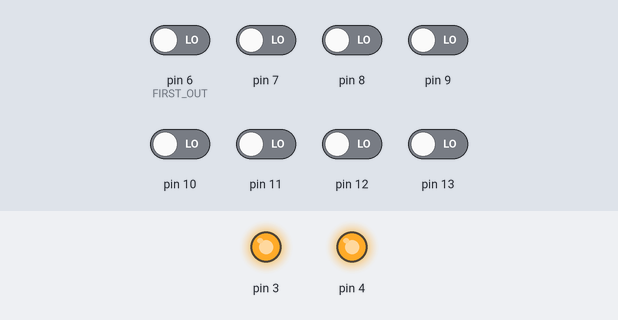
Bench run of a sketch on a simulated Arduino Uno, built with avr-gcc and run on an emulated ATmega328P. Shown: output pins drawn as LEDs (lit = HIGH). Inputs (shaded band) come from the test bench; at power-on: pin 6 (FIRST_OUT), pin 7–13 LOW. Pins used as bus, display or sensor lines are not drawn; what the sketch prints to the serial monitor is not drawn.

Above: at 0.1 s.
Timing chart, 0 to 1.6 s (numbered marks = the images above):
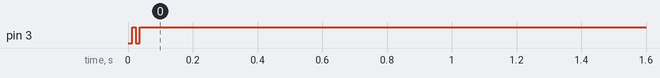

The sketch:

p05_decoder_test.ino
```cpp
// WSU-COS 209 The Circuit-to-Cloud Workshop
// Practical 5: Decoders, multiplexers and displays  |  Lab sketch: 74HC138 decoder test
// (c) 2026 Wellspring University, Faculty of Computing. For registered WSU-COS 209 students.
//
// 74HC138 3-to-8 decoder pinout (pin 16 = 5V, pin 8 = GND):
//   A0 = 1, A1 = 2, A2 = 3       enables: /E1 = 4, /E2 = 5, E3 = 6
//   Y0 = 15, Y1 = 14, Y2 = 13, Y3 = 12, Y4 = 11, Y5 = 10, Y6 = 9, Y7 = 7
// The outputs are ACTIVE-LOW: the selected output goes to 0, all others stay 1.
//
// Uno wiring:
//   D2 -> A0, D3 -> A1, D4 -> A2
//   /E1 (pin 4) and /E2 (pin 5) -> GND,  E3 (pin 6) -> 5V   (chip always enabled)
//   Y0..Y7 -> D6..D13
//
// Output is printed as Y7..Y0 (left to right), e.g.  CBA=011 -> Y=11110111

const int FIRST_IN = 2;        // A0, A1, A2 on D2, D3, D4
const int FIRST_OUT = 6;       // Y0..Y7 on D6..D13
const int WAIT_MS = 5;

void setup() {
  Serial.begin(115200);
  for (int i = 0; i < 3; i++) {
    pinMode(FIRST_IN + i, OUTPUT);
  }
  for (int i = 0; i < 8; i++) {
    pinMode(FIRST_OUT + i, INPUT);
  }

  Serial.println("P5 decoder test: 74HC138 (outputs active-low, shown Y7..Y0)");

  int passed = 0;
  for (int n = 0; n < 8; n++) {
    // Drive the 3-bit input C B A (C = A2 is the most significant bit).
    for (int bit = 0; bit < 3; bit++) {
      digitalWrite(FIRST_IN + bit, (n >> bit) & 1);
    }
    delay(WAIT_MS);

    Serial.print("CBA=");
    for (int bit = 2; bit >= 0; bit--) {
      Serial.print((n >> bit) & 1);
    }
    Serial.print(" -> Y=");

    bool ok = true;
    for (int i = 7; i >= 0; i--) {
      int y = digitalRead(FIRST_OUT + i);
      int expected = 1;        // active-low: every output is 1 ...
      if (i == n) {
        expected = 0;          // ... except the selected one
      }
      Serial.print(y);
      if (y != expected) {
        ok = false;
      }
    }

    if (ok) {
      Serial.println("  OK");
      passed++;
    } else {
      Serial.println("  FAIL");
    }
  }

  if (passed == 8) {
    Serial.print("RESULT: PASS (");
  } else {
    Serial.print("RESULT: FAIL (");
  }
  Serial.print(passed);
  Serial.println("/8)");
}

void loop() {
  // The test runs once. Press RESET to run it again.
}
```
